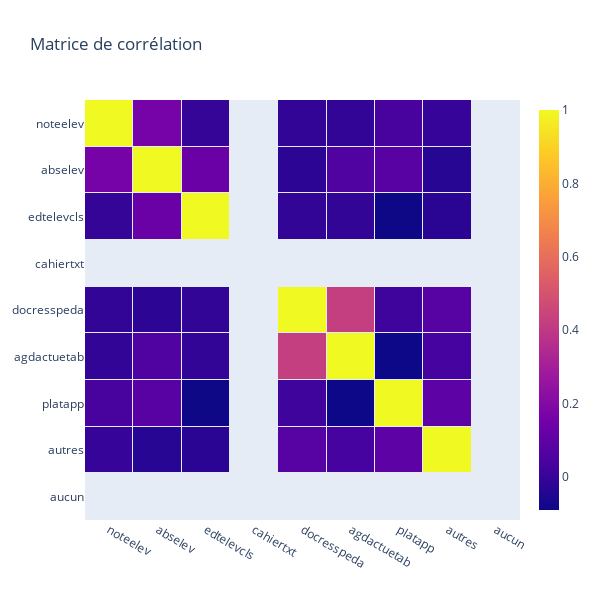

Notebook cell for this chart:
### Markdown cell above
### Corrélation

On va d'abord voir si une corrélation existe entre ces différentes variables.

### Code cell
columns_names = df_services.columns

heat = go.Heatmap(
    z = df_services.corr(),
    x = columns_names,
    y = columns_names,
    xgap=1,
    ygap=1,
    colorbar_thickness=20,
    colorbar_ticklen=3,
    hovertext= df_services.corr(),
    hoverinfo='text'
)

layout = go.Layout(
    title='Matrice de corrélation',
    width=600,
    height=600,
    xaxis_showgrid=False,
    yaxis_showgrid=False,
    yaxis_autorange='reversed'
)

fig = go.Figure(data=[heat], layout=layout)
fig.show()

### Figure 1 — Plotly figure (JSON) as saved in the notebook; plotly's stock layout.template omitted (floating-point values rounded to 4 significant figures)
{"data": [{"colorbar": {"thickness": 20, "ticklen": 3}, "hoverinfo": "text", "hovertext": [[1, 0.1618, -0.005599, null, -0.007945, -0.009196, 0.03641, -0.0003072, null], [0.1618, 1, 0.1267, null, -0.02357, 0.06098, 0.07978, -0.03629, null], [-0.005599, 0.1267, 1, null, -0.009742, -0.01128, -0.08763, -0.028, null], [null, null, null, null, null, null, null, null, null], [-0.007945, -0.02357, -0.009742, null, 1, 0.424, 0.01643, 0.07785, null], [-0.009196, 0.06098, -0.01128, null, 0.424, 1, -0.08962, 0.0334, null], [0.03641, 0.07978, -0.08763, null, 0.01643, -0.08962, 1, 0.09497, null], [-0.0003072, -0.03629, -0.028, null, 0.07785, 0.0334, 0.09497, 1, null], [null, null, null, null, null, null, null, null, null]], "type": "heatmap", "x": ["noteelev", "abselev", "edtelevcls", "cahiertxt", "docresspeda", "agdactuetab", "platapp", "autres", "aucun"], "xgap": 1, "y": ["noteelev", "abselev", "edtelevcls", "cahiertxt", "docresspeda", "agdactuetab", "platapp", "autres", "aucun"], "ygap": 1, "z": [[1, 0.1618, -0.005599, null, -0.007945, -0.009196, 0.03641, -0.0003072, null], [0.1618, 1, 0.1267, null, -0.02357, 0.06098, 0.07978, -0.03629, null], [-0.005599, 0.1267, 1, null, -0.009742, -0.01128, -0.08763, -0.028, null], [null, null, null, null, null, null, null, null, null], [-0.007945, -0.02357, -0.009742, null, 1, 0.424, 0.01643, 0.07785, null], [-0.009196, 0.06098, -0.01128, null, 0.424, 1, -0.08962, 0.0334, null], [0.03641, 0.07978, -0.08763, null, 0.01643, -0.08962, 1, 0.09497, null], [-0.0003072, -0.03629, -0.028, null, 0.07785, 0.0334, 0.09497, 1, null], [null, null, null, null, null, null, null, null, null]]}], "layout": {"height": 600, "title": {"text": "Matrice de corrélation"}, "width": 600, "xaxis": {"showgrid": false}, "yaxis": {"autorange": "reversed", "showgrid": false}}}
